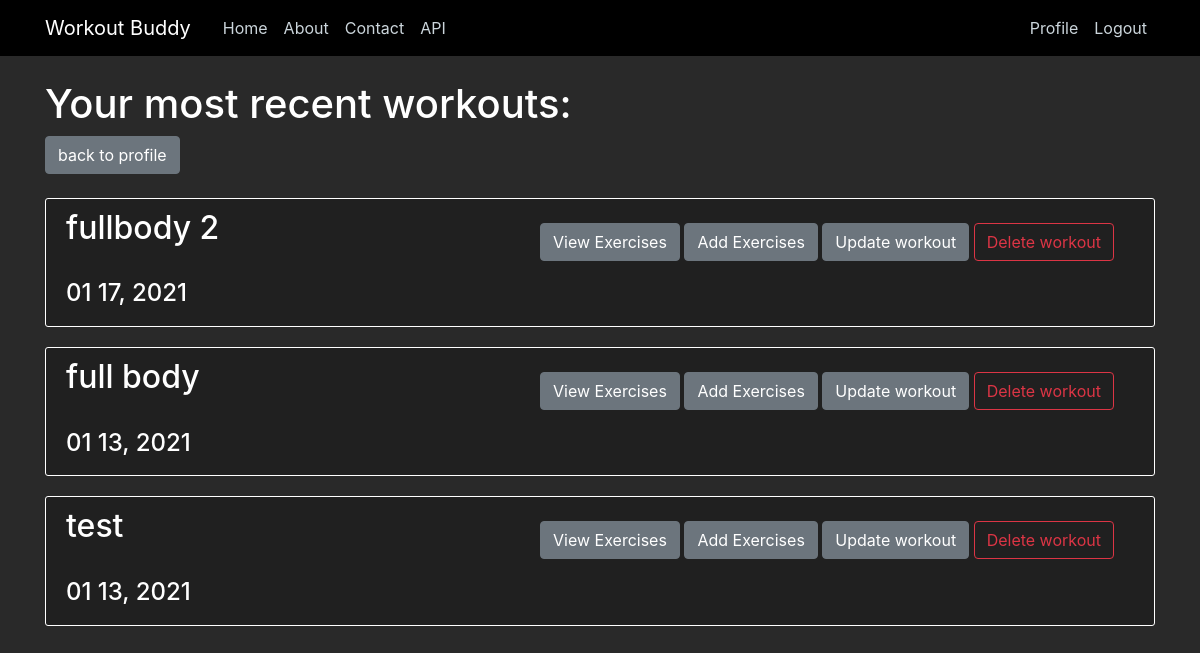
The page /workouts/ (signed in) on the database as committed earlier.
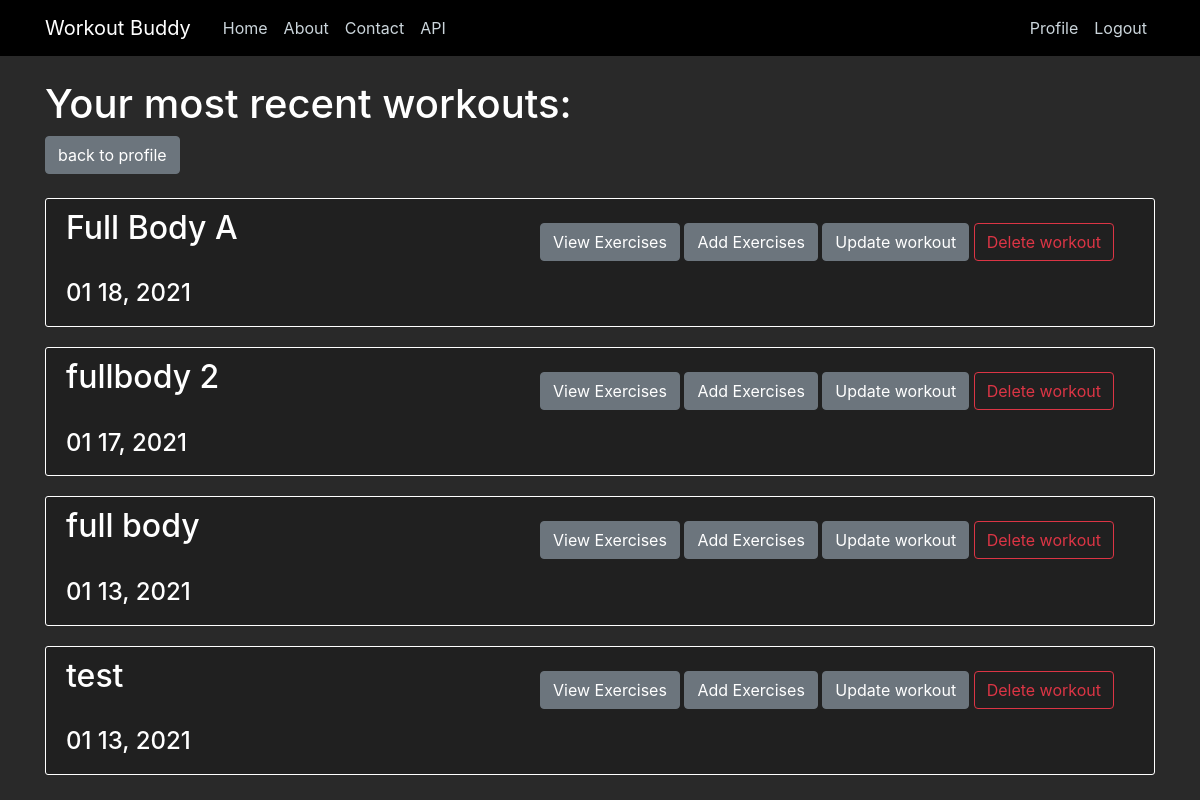
The same page on the database as committed later.
### workouts/models.py (models this page shows, shortened)
class Workouts(models.Model):
    username = models.ForeignKey(User, on_delete=models.CASCADE) #delete workouts if user is deleted.
    date = models.DateField()
    WName = models.CharField(max_length=50)

### workouts/views.py (the view)
# urls.py: path('workouts/', WorkoutsListView.as_view(), name='workouts'),
class WorkoutsListView(ListView):
    template_name = 'workouts/workouts.html'
    context_object_name = 'workouts'
    def get_queryset(self):
        queryset = Workouts.objects.filter(username=self.request.user)
        return queryset.order_by('-date') #order by newest date to oldest.

### workouts/templates/workouts/workouts.html (shortened to what this page needs)
{% extends "main/base.html" %}
{% block content %}
    {% if user.is_authenticated %}
    <h1>Your most recent workouts: </h1>
    <a class="btn btn-secondary" href="{% url 'profile' %}">back to profile</a>
    <br /><br />
        {% for workout in workouts %}
            <div class="content-section">
                {% if not request.user_agent.is_mobile %}
                    <div class="button-section float-right">
                        <a class="btn btn-secondary mt-1 mb-1" href="{% url 'workout-exercises' workout.id %}">View Exercises</a>
                        <a class="btn btn-secondary mt-1 mb-1" href="{% url 'exercises-add' workout.id %}">Add Exercises</a>
                        <a class="btn btn-secondary mt-1 mb-1" href="{% url 'workouts-update' workout.id %}">Update workout</a>
                        <a class="btn btn-outline-danger" href="{% url 'workouts-delete' workout.id %}">Delete workout</a>
                    </div>
                    <h2>{{ workout.WName }}  </h2>
                    <br />
                    <h4>{{ workout.date|date:"m d, Y" }}</h4>
                {% endif %}
            </div>
        {% endfor %}
    {% else %}
        <h2>Login to view or edit your workouts</h2>
        <a href="{% url 'login' %}">Login</a>
        <br />
        <h2>Or register if you don't have an account to log into</h2>
        <a href="{% url 'register' %}">Register now!</a>
    {% endif %}
{% endblock content %}

Rows that differ between the two databases and show on the page:
added Workouts: WName "Full Body A", date "01 18, 2021"
